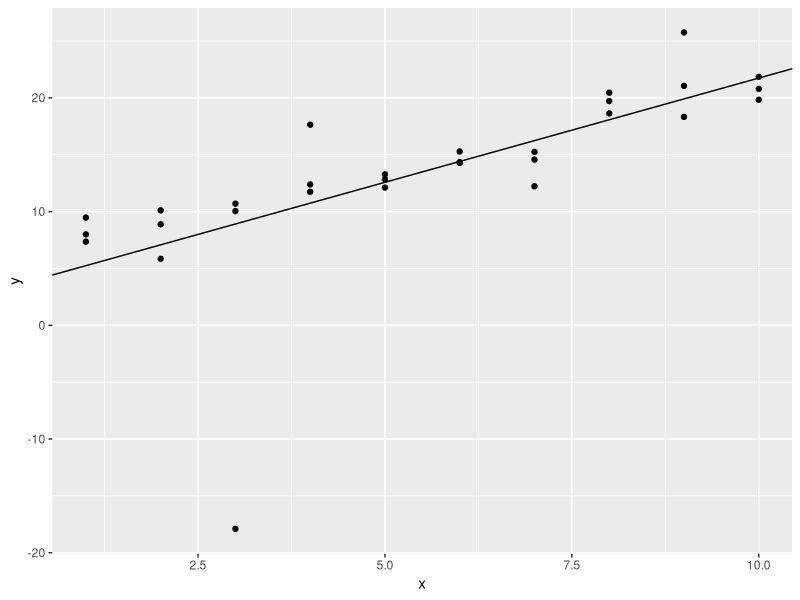
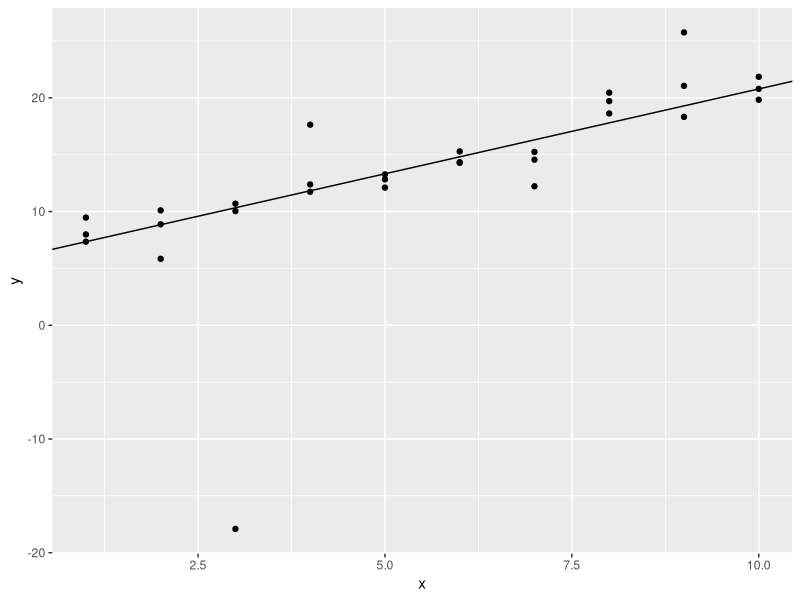
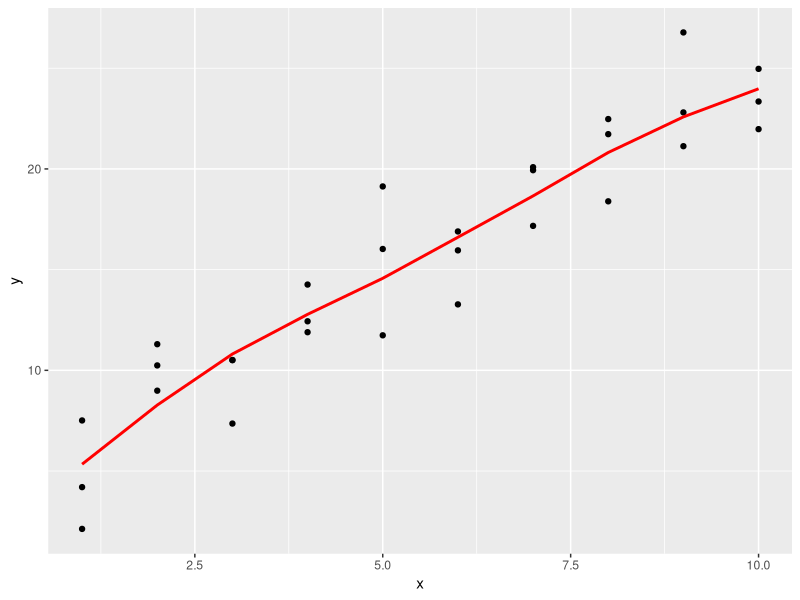
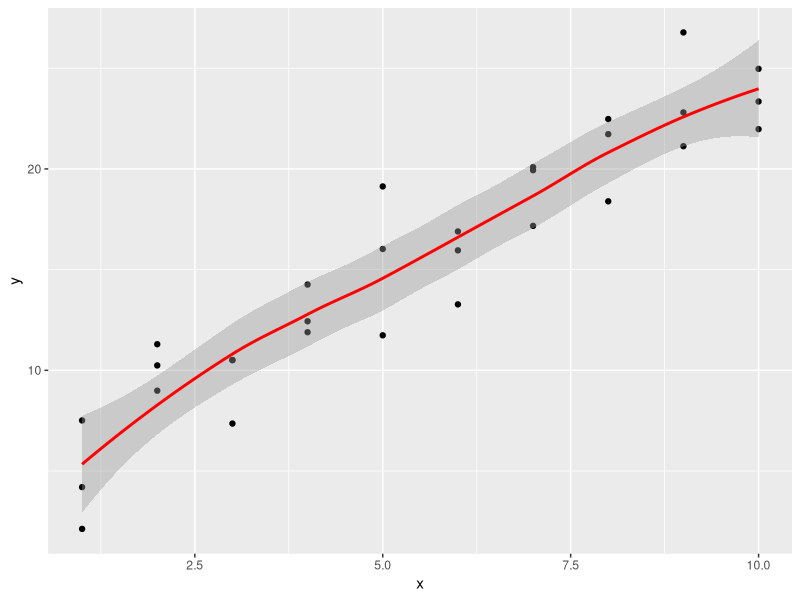
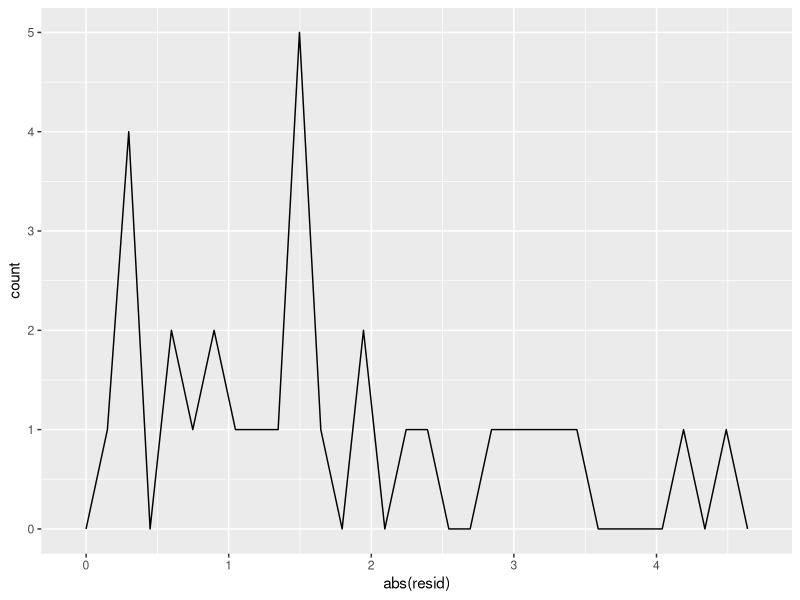
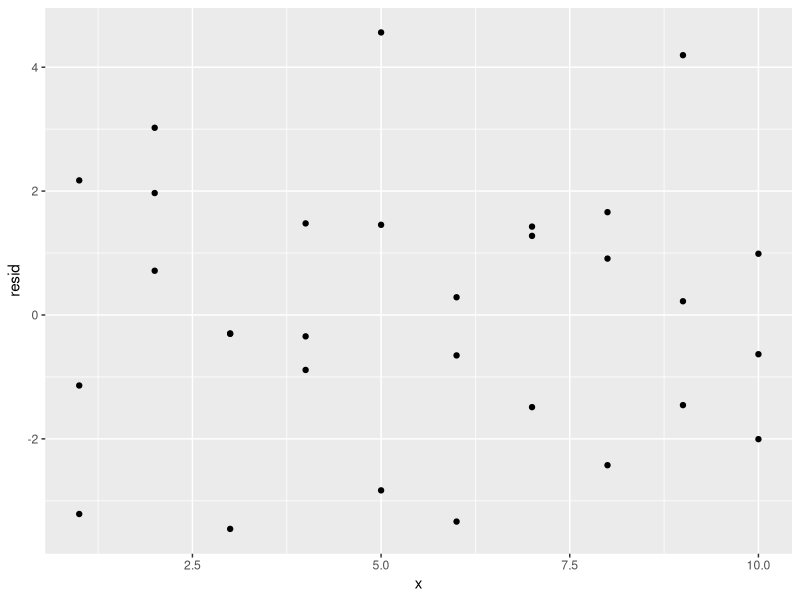

Here is the R script that generated these plots, in order:
## ---- chunk 1
library(tidyverse)

library(modelr)
options(na.action = na.warn)
## ---- chunk 2
sim1a <- tibble(
  x = rep(1:10, each = 3),
  y = x * 1.5 + 6 + rt(length(x), df = 2)
)
sim1a_mod <- lm(y ~ x, data = sim1a)
sim1a %>%
  ggplot(aes(x, y)) +
    geom_point() +
    geom_abline(intercept = coef(sim1a_mod)[1], slope = coef(sim1a_mod)[2])
## ---- chunk 3
measure_distance <- function(mod, data) {
  diff <- data$y - make_prediction(mod, data)
  mean(abs(diff))
}
## ---- chunk 4
make_prediction <- function(a, data) {
  a[1] + data$x * a[2]
}

best <- optim(c(0, 0), measure_distance, data = sim1a)
best$par
## ---- chunk 5
ggplot(sim1a, aes(x, y)) + 
  geom_point() + 
  geom_abline(intercept = best$par[1], slope = best$par[2])
## ---- chunk 6
sim1_mod_loess <- loess(y ~ x, data = sim1)
grid_loess <- sim1 %>%
  data_grid(x) %>%
  add_predictions(sim1_mod_loess)
ggplot(sim1, aes(x = x)) +
  geom_point(aes(y = y)) +
  geom_line(data = grid_loess, aes(y = pred), colour = "red", size = 1)
## ---- chunk 7
sim1 %>%
  ggplot(aes(x = x, y = y)) +
    geom_point() +
    geom_smooth(colour = "red", size = 1)
## ---- chunk 8
?add_predictions
## ---- chunk 9
?geom_ref_line
## ---- chunk 10
sim1 %>%
  add_residuals(sim1_mod_loess) %>%
  ggplot(aes(x = abs(resid))) +
    geom_freqpoly()
## ---- chunk 11
sim1 %>%
  add_residuals(sim1_mod_loess) %>%
  ggplot(aes(x = x, y = resid)) +
    geom_point()
